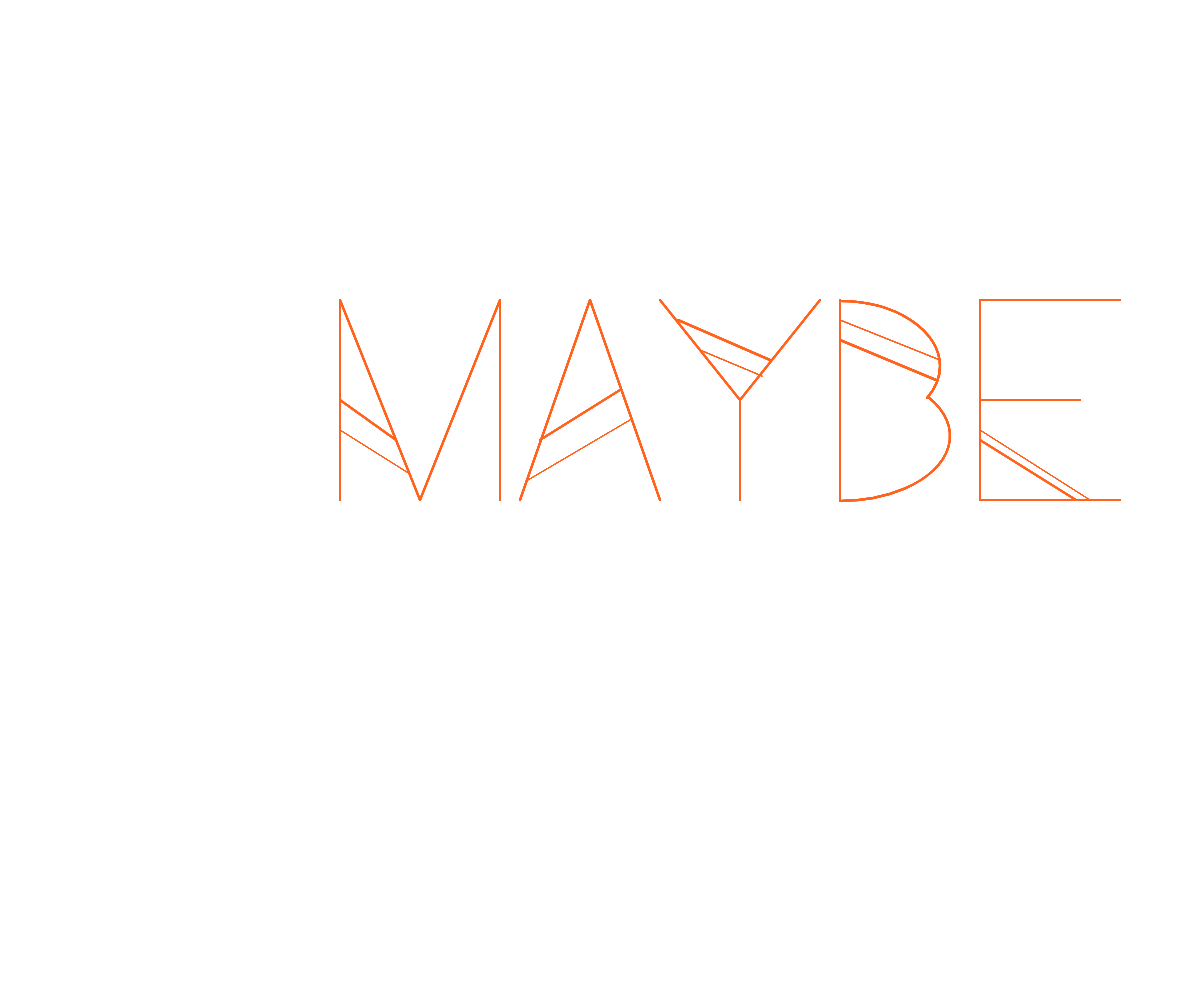
Frame 1 (no input)
Frame 60 (no input): identical to frame 1, image omitted
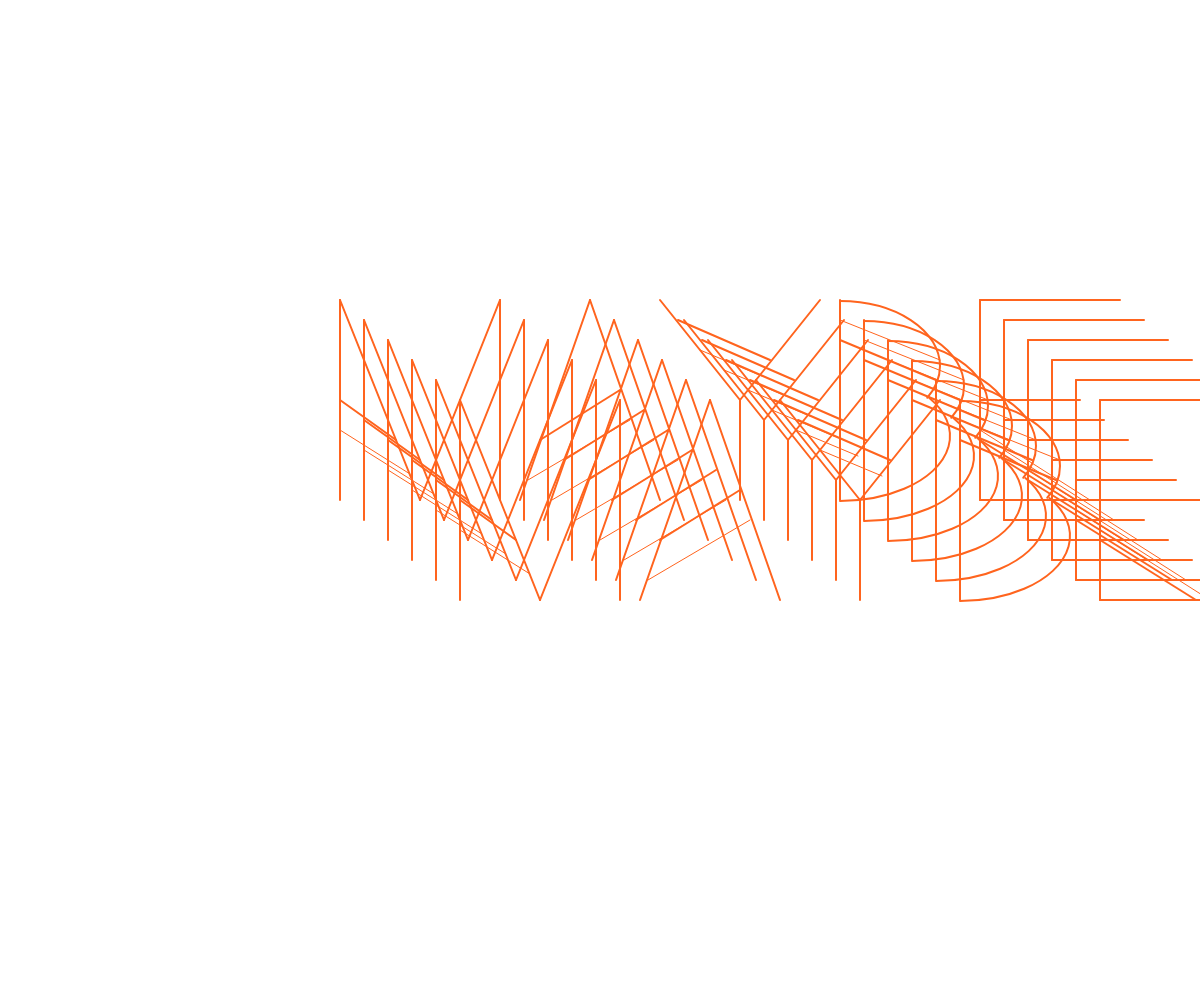
Frame 120 (the mouse pressed at the canvas centre since frame 60)

The p5.js sketch that drew these frames (run headless with seeded random() and noise() and a simulated clock; from frame 60 on, the mouse is pressed at the canvas centre):

// p5.js sketch
// ── sketch.js
// no need to change anything from here ... ----------------------

var letters = {};

var marginLeft = 170;
var marginTop = 150;
var textX = marginLeft;
var textY = 150;
var lineHeight = 120;
var typedText = "MAYBE";

function setup() {
	createCanvas(windowWidth, windowHeight);
	initLetters();
	noFill();
	textFont("Arial", 100);
}

function draw() {
	background(255);
	scale(2);


	colorMode(RGB, 255, 255, 255, 1);

	textX = marginLeft;
	textY = marginTop + 100;

	//randomSeed(4);
	for (var i = 0; i < typedText.length; i++) {
		var c = typedText[i];
		if (letters[c]) {
			push();
			translate(textX, textY);

			for (var j = 0; j < 6; j++) {
				fill(0, 0, 0, 150);
				textAlign(RIGHT)
				push();
				//rotate(PI*j/45*mouseX*0.05);
				translate(j * mouseX * 0.02, j * mouseY * 0.02)

				var w = letters[c]();

				pop()

			}


			textX += w;
			pop();
		} else if (c == "\n") {
			textX = marginLeft;
			textY += lineHeight;
		}
	}

	//noLoop();

}



function keyTyped() {
    var k = key;
    if (!letters[k]) {
        k = k.toUpperCase();
    }
    if (letters[k]) {
         
        typedText += k;
    }
}

function keyPressed() {
	if (keyCode == RETURN) {
		typedText += "\n";
	}
	if (keyCode == BACKSPACE || keyCode == DELETE) {
		if (typedText.length > 0) typedText = typedText.slice(0, -1);
		console.log(typedText);
	}

	//loop();
}
// ... to here -----------------------------------------------------


function initLetters() {
	// Add your calls to the letter functions here

	letters = {
		A: draw_A,
		B: draw_B,
		E: draw_E,
		M: draw_M,
		Y: draw_Y,
		" ": function() { return 30 },
	};
}

// A function for each letter

function draw_A() {
	stroke(0);

	stroke(255, 100, 30);
	line(0, 0, 35, -100);
	line(70, 0, 35, -100);
	line(10, -30, 50, -55);
	strokeWeight(0.5);
	line(4, -10, 55, -40);
	//text("A",0,0);



	return 70;
}

function draw_B() {
	stroke(0);

	//text("B",0,0);

	stroke(255, 100, 30);
	line(0, 0, 0, -100);
	noFill()
	arc(0, -67, 100, 65, radians(-90), radians(20));
	arc(0, -32, 110, 65, radians(-23), radians(90));
	line(0, -80, 48, -60);
	strokeWeight(0.5);
	line(0, -90, 50, -70);



	return 70;
}

function draw_E() {
	stroke(0);

	//text("B",0,0);

	stroke(255, 100, 30);
	line(0, 0, 0, -100);

	line(0, 0, 70, 0);
	line(0, -50, 50, -50);
	line(0, -100, 70, -100);

	line(0, -30, 48, 0);
	strokeWeight(0.5);
	line(0, -35, 55, 0);



	return 80;
}

function draw_M() {
	stroke(0);



	stroke(255, 100, 30);
	line(0, 0, 0, -100);
	line(80, 0, 80, -100);

	line(0, -100, 40, 0);
	line(40, 0, 80, -100);

	line(0, -50, 28, -30);
	strokeWeight(0.5);
	line(0, -35, 35, -13);



	return 90;
}

function draw_Y() {
	stroke(0);



	stroke(255, 100, 30);
	line(40, 0, 40, -50);


	line(0, -100, 40, -50);
	line(40, -50, 80, -100);

	line(9, -90, 55, -70);
	strokeWeight(0.5);
	line(20, -75, 51, -62);



	return 90;
}
